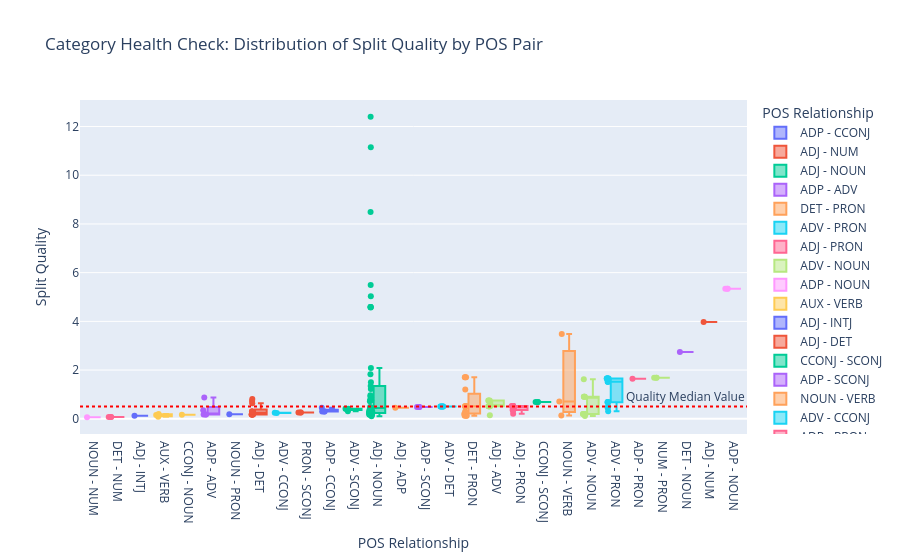

Notebook cell for this chart:
### Code cell
# 2. Create the POS Pair label for the X-axis
# This turns ('NOUN', 'ADJ') into "NOUN - ADJ"
df = pd.DataFrame(results)
df['pos_pair'] = df['poses_compared'].apply(lambda x: " - ".join(sorted(list(x))))
sq_thresh = df['split_quality_score'].median()
# 3. Generate the Category Health Box Plot
fig = px.box(
    df, 
    x="pos_pair", 
    y="split_quality_score", 
    points="all",           # Shows individual lemma dots
    hover_name="lemma",     # Lets you see which word is which dot
    color="pos_pair",
    title="Category Health Check: Distribution of Split Quality by POS Pair",
    labels={"pos_pair": "POS Relationship", "split_quality_score": "Split Quality"}
)

# Optional: Add a reference line at Quality = 1.0 (The "Ambiguity Line")
fig.add_hline(y=sq_thresh, line_dash="dot", line_color="red", annotation_text="Quality Median Value")
ordered_indices = df.groupby("pos_pair")["split_quality_score"].median().sort_values().index
fig.update_xaxes(categoryorder='array', categoryarray=ordered_indices)
fig.show()

### Figure 1 — Plotly figure (JSON) as saved in the notebook; plotly's stock layout.template omitted (floating-point values rounded to 4 significant figures)
{"data": [{"alignmentgroup": "True", "boxpoints": "all", "hovertemplate": "<b>%{hovertext}</b><br><br>POS Relationship=%{x}<br>Split Quality=%{y}<extra></extra>", "hovertext": ["/", "comme", "comme", "comme"], "legendgroup": "ADP - CCONJ", "marker": {"color": "#636efa"}, "name": "ADP - CCONJ", "notched": false, "offsetgroup": "ADP - CCONJ", "orientation": "v", "showlegend": true, "type": "box", "x": ["ADP - CCONJ", "ADP - CCONJ", "ADP - CCONJ", "ADP - CCONJ"], "x0": " ", "xaxis": "x", "y": [0.448, 0.295, 0.295, 0.295], "y0": " ", "yaxis": "y"}, {"alignmentgroup": "True", "boxpoints": "all", "hovertemplate": "<b>%{hovertext}</b><br><br>POS Relationship=%{x}<br>Split Quality=%{y}<extra></extra>", "hovertext": ["1er"], "legendgroup": "ADJ - NUM", "marker": {"color": "#EF553B"}, "name": "ADJ - NUM", "notched": false, "offsetgroup": "ADJ - NUM", "orientation": "v", "showlegend": true, "type": "box", "x": ["ADJ - NUM"], "x0": " ", "xaxis": "x", "y": [3.974], "y0": " ", "yaxis": "y"}, {"alignmentgroup": "True", "boxpoints": "all", "hovertemplate": "<b>%{hovertext}</b><br><br>POS Relationship=%{x}<br>Split Quality=%{y}<extra></extra>", "hovertext": ["allemand", "américain", "anglais", "arabe", "blanc", "britannique", "caractéristique", "chrétien", "courant", "critique", "droit", "espagnol", "essentiel", "extérieur", "fort", "fort", "fort", "français", "gauche", "grec", "général", "intérieur", "italien", "japonais", "jeune", "juif", "large", "latin", "long", "militaire", "mort", "moyen", "noir", "personnel", "physique", "plat", "policier", "politique", "professionnel", "public", "responsable", "romain", "roman", "scientifique", "second", "technique", "total", "vidéo", "voisin", "étranger"], "legendgroup": "ADJ - NOUN", "marker": {"color": "#00cc96"}, "name": "ADJ - NOUN", "notched": false, "offsetgroup": "ADJ - NOUN", "orientation": "v", "showlegend": true, "type": "box", "x": ["ADJ - NOUN", "ADJ - NOUN", "ADJ - NOUN", "ADJ - NOUN", "ADJ - NOUN", "ADJ - NOUN", "ADJ - NOUN", "ADJ - NOUN", "ADJ - NOUN", "ADJ - NOUN", "ADJ - NOUN", "ADJ - NOUN", "ADJ - NOUN", "ADJ - NOUN", "ADJ - NOUN", "ADJ - NOUN", "ADJ - NOUN", "ADJ - NOUN", "ADJ - NOUN", "ADJ - NOUN", "ADJ - NOUN", "ADJ - NOUN", "ADJ - NOUN", "ADJ - NOUN", "ADJ - NOUN", "ADJ - NOUN", "ADJ - NOUN", "ADJ - NOUN", "ADJ - NOUN", "ADJ - NOUN", "ADJ - NOUN", "ADJ - NOUN", "ADJ - NOUN", "ADJ - NOUN", "ADJ - NOUN", "ADJ - NOUN", "ADJ - NOUN", "ADJ - NOUN", "ADJ - NOUN", "ADJ - NOUN", "ADJ - NOUN", "ADJ - NOUN", "ADJ - NOUN", "ADJ - NOUN", "ADJ - NOUN", "ADJ - NOUN", "ADJ - NOUN", "ADJ - NOUN", "ADJ - NOUN", "ADJ - NOUN"], "x0": " ", "xaxis": "x", "y": [0.196, 0.171, 0.249, 0.187, 0.342, 0.171, 0.765, 1.224, 0.772, 5.036, 0.719, 0.223, 1.5, 1.827, 4.587, 4.587, 4.587, 0.199, 0.222, 0.298, 0.489, 0.874, 0.165, 0.362, 11.15, 0.304, 12.4, 0.964, 0.292, 0.167, 0.331, 0.866, 0.195, 0.91, 0.241, 2.087, 0.331, 1.35, 0.331, 0.457, 0.419, 0.235, 5.491, 0.107, 0.315, 4.568, 0.467, 0.265, 0.458, 8.494], "y0": " ", "yaxis": "y"}, {"alignmentgroup": "True", "boxpoints": "all", "hovertemplate": "<b>%{hovertext}</b><br><br>POS Relationship=%{x}<br>Split Quality=%{y}<extra></extra>", "hovertext": ["après", "avant", "avant", "avant", "depuis"], "legendgroup": "ADP - ADV", "marker": {"color": "#ab63fa"}, "name": "ADP - ADV", "notched": false, "offsetgroup": "ADP - ADV", "orientation": "v", "showlegend": true, "type": "box", "x": ["ADP - ADV", "ADP - ADV", "ADP - ADV", "ADP - ADV", "ADP - ADV"], "x0": " ", "xaxis": "x", "y": [0.353, 0.181, 0.181, 0.181, 0.87], "y0": " ", "yaxis": "y"}, {"alignmentgroup": "True", "boxpoints": "all", "hovertemplate": "<b>%{hovertext}</b><br><br>POS Relationship=%{x}<br>Split Quality=%{y}<extra></extra>", "hovertext": ["aucun", "ce", "certain", "certain", "certain", "plusieurs", "tout", "tout", "tout", "tout", "tout", "tout", "un", "un", "un"], "legendgroup": "DET - PRON", "marker": {"color": "#FFA15A"}, "name": "DET - PRON", "notched": false, "offsetgroup": "DET - PRON", "orientation": "v", "showlegend": true, "type": "box", "x": ["DET - PRON", "DET - PRON", "DET - PRON", "DET - PRON", "DET - PRON", "DET - PRON", "DET - PRON", "DET - PRON", "DET - PRON", "DET - PRON", "DET - PRON", "DET - PRON", "DET - PRON", "DET - PRON", "DET - PRON"], "x0": " ", "xaxis": "x", "y": [0.296, 0.195, 1.708, 1.708, 1.708, 1.199, 0.51, 0.51, 0.51, 0.51, 0.51, 0.51, 0.126, 0.126, 0.126], "y0": " ", "yaxis": "y"}, {"alignmentgroup": "True", "boxpoints": "all", "hovertemplate": "<b>%{hovertext}</b><br><br>POS Relationship=%{x}<br>Split Quality=%{y}<extra></extra>", "hovertext": ["autant", "beaucoup", "moins", "peu", "plus", "près", "que", "que", "que", "tout", "tout", "tout", "tout", "tout", "tout"], "legendgroup": "ADV - PRON", "marker": {"color": "#19d3f3"}, "name": "ADV - PRON", "notched": false, "offsetgroup": "ADV - PRON", "orientation": "v", "showlegend": true, "type": "box", "x": ["ADV - PRON", "ADV - PRON", "ADV - PRON", "ADV - PRON", "ADV - PRON", "ADV - PRON", "ADV - PRON", "ADV - PRON", "ADV - PRON", "ADV - PRON", "ADV - PRON", "ADV - PRON", "ADV - PRON", "ADV - PRON", "ADV - PRON"], "x0": " ", "xaxis": "x", "y": [0.691, 0.689, 0.5, 0.314, 0.676, 0.451, 1.519, 1.519, 1.519, 1.655, 1.655, 1.655, 1.655, 1.655, 1.655], "y0": " ", "yaxis": "y"}, {"alignmentgroup": "True", "boxpoints": "all", "hovertemplate": "<b>%{hovertext}</b><br><br>POS Relationship=%{x}<br>Split Quality=%{y}<extra></extra>", "hovertext": ["autre", "certain", "certain", "certain", "tout", "tout", "tout", "tout", "tout", "tout"], "legendgroup": "ADJ - PRON", "marker": {"color": "#FF6692"}, "name": "ADJ - PRON", "notched": false, "offsetgroup": "ADJ - PRON", "orientation": "v", "showlegend": true, "type": "box", "x": ["ADJ - PRON", "ADJ - PRON", "ADJ - PRON", "ADJ - PRON", "ADJ - PRON", "ADJ - PRON", "ADJ - PRON", "ADJ - PRON", "ADJ - PRON", "ADJ - PRON"], "x0": " ", "xaxis": "x", "y": [0.211, 0.359, 0.359, 0.359, 0.53, 0.53, 0.53, 0.53, 0.53, 0.53], "y0": " ", "yaxis": "y"}, {"alignmentgroup": "True", "boxpoints": "all", "hovertemplate": "<b>%{hovertext}</b><br><br>POS Relationship=%{x}<br>Split Quality=%{y}<extra></extra>", "hovertext": ["avant", "avant", "avant", "bien", "ensemble", "fort", "fort", "fort", "mal"], "legendgroup": "ADV - NOUN", "marker": {"color": "#B6E880"}, "name": "ADV - NOUN", "notched": false, "offsetgroup": "ADV - NOUN", "orientation": "v", "showlegend": true, "type": "box", "x": ["ADV - NOUN", "ADV - NOUN", "ADV - NOUN", "ADV - NOUN", "ADV - NOUN", "ADV - NOUN", "ADV - NOUN", "ADV - NOUN", "ADV - NOUN"], "x0": " ", "xaxis": "x", "y": [0.195, 0.195, 0.195, 0.907, 0.117, 0.901, 0.901, 0.901, 1.622], "y0": " ", "yaxis": "y"}, {"alignmentgroup": "True", "boxpoints": "all", "hovertemplate": "<b>%{hovertext}</b><br><br>POS Relationship=%{x}<br>Split Quality=%{y}<extra></extra>", "hovertext": ["avant", "avant", "avant"], "legendgroup": "ADP - NOUN", "marker": {"color": "#FF97FF"}, "name": "ADP - NOUN", "notched": false, "offsetgroup": "ADP - NOUN", "orientation": "v", "showlegend": true, "type": "box", "x": ["ADP - NOUN", "ADP - NOUN", "ADP - NOUN"], "x0": " ", "xaxis": "x", "y": [5.336, 5.336, 5.336], "y0": " ", "yaxis": "y"}, {"alignmentgroup": "True", "boxpoints": "all", "hovertemplate": "<b>%{hovertext}</b><br><br>POS Relationship=%{x}<br>Split Quality=%{y}<extra></extra>", "hovertext": ["avoir", "faire", "être"], "legendgroup": "AUX - VERB", "marker": {"color": "#FECB52"}, "name": "AUX - VERB", "notched": false, "offsetgroup": "AUX - VERB", "orientation": "v", "showlegend": true, "type": "box", "x": ["AUX - VERB", "AUX - VERB", "AUX - VERB"], "x0": " ", "xaxis": "x", "y": [0.158, 0.087, 0.196], "y0": " ", "yaxis": "y"}, {"alignmentgroup": "True", "boxpoints": "all", "hovertemplate": "<b>%{hovertext}</b><br><br>POS Relationship=%{x}<br>Split Quality=%{y}<extra></extra>", "hovertext": ["bref"], "legendgroup": "ADJ - INTJ", "marker": {"color": "#636efa"}, "name": "ADJ - INTJ", "notched": false, "offsetgroup": "ADJ - INTJ", "orientation": "v", "showlegend": true, "type": "box", "x": ["ADJ - INTJ"], "x0": " ", "xaxis": "x", "y": [0.125], "y0": " ", "yaxis": "y"}, {"alignmentgroup": "True", "boxpoints": "all", "hovertemplate": "<b>%{hovertext}</b><br><br>POS Relationship=%{x}<br>Split Quality=%{y}<extra></extra>", "hovertext": ["certain", "certain", "certain", "différent", "divers", "quel", "tel", "tout", "tout", "tout", "tout", "tout", "tout"], "legendgroup": "ADJ - DET", "marker": {"color": "#EF553B"}, "name": "ADJ - DET", "notched": false, "offsetgroup": "ADJ - DET", "orientation": "v", "showlegend": true, "type": "box", "x": ["ADJ - DET", "ADJ - DET", "ADJ - DET", "ADJ - DET", "ADJ - DET", "ADJ - DET", "ADJ - DET", "ADJ - DET", "ADJ - DET", "ADJ - DET", "ADJ - DET", "ADJ - DET", "ADJ - DET"], "x0": " ", "xaxis": "x", "y": [0.298, 0.298, 0.298, 0.73, 0.809, 0.244, 0.641, 0.178, 0.178, 0.178, 0.178, 0.178, 0.178], "y0": " ", "yaxis": "y"}, {"alignmentgroup": "True", "boxpoints": "all", "hovertemplate": "<b>%{hovertext}</b><br><br>POS Relationship=%{x}<br>Split Quality=%{y}<extra></extra>", "hovertext": ["comme", "comme", "comme"], "legendgroup": "CCONJ - SCONJ", "marker": {"color": "#00cc96"}, "name": "CCONJ - SCONJ", "notched": false, "offsetgroup": "CCONJ - SCONJ", "orientation": "v", "showlegend": true, "type": "box", "x": ["CCONJ - SCONJ", "CCONJ - SCONJ", "CCONJ - SCONJ"], "x0": " ", "xaxis": "x", "y": [0.692, 0.692, 0.692], "y0": " ", "yaxis": "y"}, {"alignmentgroup": "True", "boxpoints": "all", "hovertemplate": "<b>%{hovertext}</b><br><br>POS Relationship=%{x}<br>Split Quality=%{y}<extra></extra>", "hovertext": ["comme", "comme", "comme"], "legendgroup": "ADP - SCONJ", "marker": {"color": "#ab63fa"}, "name": "ADP - SCONJ", "notched": false, "offsetgroup": "ADP - SCONJ", "orientation": "v", "showlegend": true, "type": "box", "x": ["ADP - SCONJ", "ADP - SCONJ", "ADP - SCONJ"], "x0": " ", "xaxis": "x", "y": [0.487, 0.487, 0.487], "y0": " ", "yaxis": "y"}, {"alignmentgroup": "True", "boxpoints": "all", "hovertemplate": "<b>%{hovertext}</b><br><br>POS Relationship=%{x}<br>Split Quality=%{y}<extra></extra>", "hovertext": ["conseiller", "pouvoir", "savoir"], "legendgroup": "NOUN - VERB", "marker": {"color": "#FFA15A"}, "name": "NOUN - VERB", "notched": false, "offsetgroup": "NOUN - VERB", "orientation": "v", "showlegend": true, "type": "box", "x": ["NOUN - VERB", "NOUN - VERB", "NOUN - VERB"], "x0": " ", "xaxis": "x", "y": [3.479, 0.138, 0.706], "y0": " ", "yaxis": "y"}, {"alignmentgroup": "True", "boxpoints": "all", "hovertemplate": "<b>%{hovertext}</b><br><br>POS Relationship=%{x}<br>Split Quality=%{y}<extra></extra>", "hovertext": ["donc", "soit"], "legendgroup": "ADV - CCONJ", "marker": {"color": "#19d3f3"}, "name": "ADV - CCONJ", "notched": false, "offsetgroup": "ADV - CCONJ", "orientation": "v", "showlegend": true, "type": "box", "x": ["ADV - CCONJ", "ADV - CCONJ"], "x0": " ", "xaxis": "x", "y": [0.238, 0.25], "y0": " ", "yaxis": "y"}, {"alignmentgroup": "True", "boxpoints": "all", "hovertemplate": "<b>%{hovertext}</b><br><br>POS Relationship=%{x}<br>Split Quality=%{y}<extra></extra>", "hovertext": ["en"], "legendgroup": "ADP - PRON", "marker": {"color": "#FF6692"}, "name": "ADP - PRON", "notched": false, "offsetgroup": "ADP - PRON", "orientation": "v", "showlegend": true, "type": "box", "x": ["ADP - PRON"], "x0": " ", "xaxis": "x", "y": [1.641], "y0": " ", "yaxis": "y"}, {"alignmentgroup": "True", "boxpoints": "all", "hovertemplate": "<b>%{hovertext}</b><br><br>POS Relationship=%{x}<br>Split Quality=%{y}<extra></extra>", "hovertext": ["fort", "fort", "fort", "même", "tout", "tout", "tout", "tout", "tout", "tout"], "legendgroup": "ADJ - ADV", "marker": {"color": "#B6E880"}, "name": "ADJ - ADV", "notched": false, "offsetgroup": "ADJ - ADV", "orientation": "v", "showlegend": true, "type": "box", "x": ["ADJ - ADV", "ADJ - ADV", "ADJ - ADV", "ADJ - ADV", "ADJ - ADV", "ADJ - ADV", "ADJ - ADV", "ADJ - ADV", "ADJ - ADV", "ADJ - ADV"], "x0": " ", "xaxis": "x", "y": [0.75, 0.75, 0.75, 0.145, 0.515, 0.515, 0.515, 0.515, 0.515, 0.515], "y0": " ", "yaxis": "y"}, {"alignmentgroup": "True", "boxpoints": "all", "hovertemplate": "<b>%{hovertext}</b><br><br>POS Relationship=%{x}<br>Split Quality=%{y}<extra></extra>", "hovertext": ["h"], "legendgroup": "NOUN - NUM", "marker": {"color": "#FF97FF"}, "name": "NOUN - NUM", "notched": false, "offsetgroup": "NOUN - NUM", "orientation": "v", "showlegend": true, "type": "box", "x": ["NOUN - NUM"], "x0": " ", "xaxis": "x", "y": [0.061], "y0": " ", "yaxis": "y"}, {"alignmentgroup": "True", "boxpoints": "all", "hovertemplate": "<b>%{hovertext}</b><br><br>POS Relationship=%{x}<br>Split Quality=%{y}<extra></extra>", "hovertext": ["or"], "legendgroup": "CCONJ - NOUN", "marker": {"color": "#FECB52"}, "name": "CCONJ - NOUN", "notched": false, "offsetgroup": "CCONJ - NOUN", "orientation": "v", "showlegend": true, "type": "box", "x": ["CCONJ - NOUN"], "x0": " ", "xaxis": "x", "y": [0.162], "y0": " ", "yaxis": "y"}, {"alignmentgroup": "True", "boxpoints": "all", "hovertemplate": "<b>%{hovertext}</b><br><br>POS Relationship=%{x}<br>Split Quality=%{y}<extra></extra>", "hovertext": ["personne"], "legendgroup": "NOUN - PRON", "marker": {"color": "#636efa"}, "name": "NOUN - PRON", "notched": false, "offsetgroup": "NOUN - PRON", "orientation": "v", "showlegend": true, "type": "box", "x": ["NOUN - PRON"], "x0": " ", "xaxis": "x", "y": [0.191], "y0": " ", "yaxis": "y"}, {"alignmentgroup": "True", "boxpoints": "all", "hovertemplate": "<b>%{hovertext}</b><br><br>POS Relationship=%{x}<br>Split Quality=%{y}<extra></extra>", "hovertext": ["que", "que", "que"], "legendgroup": "PRON - SCONJ", "marker": {"color": "#EF553B"}, "name": "PRON - SCONJ", "notched": false, "offsetgroup": "PRON - SCONJ", "orientation": "v", "showlegend": true, "type": "box", "x": ["PRON - SCONJ", "PRON - SCONJ", "PRON - SCONJ"], "x0": " ", "xaxis": "x", "y": [0.254, 0.254, 0.254], "y0": " ", "yaxis": "y"}, {"alignmentgroup": "True", "boxpoints": "all", "hovertemplate": "<b>%{hovertext}</b><br><br>POS Relationship=%{x}<br>Split Quality=%{y}<extra></extra>", "hovertext": ["que", "que", "que", "si"], "legendgroup": "ADV - SCONJ", "marker": {"color": "#00cc96"}, "name": "ADV - SCONJ", "notched": false, "offsetgroup": "ADV - SCONJ", "orientation": "v", "showlegend": true, "type": "box", "x": ["ADV - SCONJ", "ADV - SCONJ", "ADV - SCONJ", "ADV - SCONJ"], "x0": " ", "xaxis": "x", "y": [0.414, 0.414, 0.414, 0.314], "y0": " ", "yaxis": "y"}, {"alignmentgroup": "True", "boxpoints": "all", "hovertemplate": "<b>%{hovertext}</b><br><br>POS Relationship=%{x}<br>Split Quality=%{y}<extra></extra>", "hovertext": ["son"], "legendgroup": "DET - NOUN", "marker": {"color": "#ab63fa"}, "name": "DET - NOUN", "notched": false, "offsetgroup": "DET - NOUN", "orientation": "v", "showlegend": true, "type": "box", "x": ["DET - NOUN"], "x0": " ", "xaxis": "x", "y": [2.739], "y0": " ", "yaxis": "y"}, {"alignmentgroup": "True", "boxpoints": "all", "hovertemplate": "<b>%{hovertext}</b><br><br>POS Relationship=%{x}<br>Split Quality=%{y}<extra></extra>", "hovertext": ["suivant"], "legendgroup": "ADJ - ADP", "marker": {"color": "#FFA15A"}, "name": "ADJ - ADP", "notched": false, "offsetgroup": "ADJ - ADP", "orientation": "v", "showlegend": true, "type": "box", "x": ["ADJ - ADP"], "x0": " ", "xaxis": "x", "y": [0.449], "y0": " ", "yaxis": "y"}, {"alignmentgroup": "True", "boxpoints": "all", "hovertemplate": "<b>%{hovertext}</b><br><br>POS Relationship=%{x}<br>Split Quality=%{y}<extra></extra>", "hovertext": ["tout", "tout", "tout", "tout", "tout", "tout"], "legendgroup": "ADV - DET", "marker": {"color": "#19d3f3"}, "name": "ADV - DET", "notched": false, "offsetgroup": "ADV - DET", "orientation": "v", "showlegend": true, "type": "box", "x": ["ADV - DET", "ADV - DET", "ADV - DET", "ADV - DET", "ADV - DET", "ADV - DET"], "x0": " ", "xaxis": "x", "y": [0.506, 0.506, 0.506, 0.506, 0.506, 0.506], "y0": " ", "yaxis": "y"}, {"alignmentgroup": "True", "boxpoints": "all", "hovertemplate": "<b>%{hovertext}</b><br><br>POS Relationship=%{x}<br>Split Quality=%{y}<extra></extra>", "hovertext": ["un", "un", "un"], "legendgroup": "DET - NUM", "marker": {"color": "#FF6692"}, "name": "DET - NUM", "notched": false, "offsetgroup": "DET - NUM", "orientation": "v", "showlegend": true, "type": "box", "x": ["DET - NUM", "DET - NUM", "DET - NUM"], "x0": " ", "xaxis": "x", "y": [0.073, 0.073, 0.073], "y0": " ", "yaxis": "y"}, {"alignmentgroup": "True", "boxpoints": "all", "hovertemplate": "<b>%{hovertext}</b><br><br>POS Relationship=%{x}<br>Split Quality=%{y}<extra></extra>", "hovertext": ["un", "un", "un"], "legendgroup": "NUM - PRON", "marker": {"color": "#B6E880"}, "name": "NUM - PRON", "notched": false, "offsetgroup": "NUM - PRON", "orientation": "v", "showlegend": true, "type": "box", "x": ["NUM - PRON", "NUM - PRON", "NUM - PRON"], "x0": " ", "xaxis": "x", "y": [1.685, 1.685, 1.685], "y0": " ", "yaxis": "y"}], "layout": {"annotations": [{"showarrow": false, "text": "Quality Median Value", "x": 1, "xanchor": "right", "xref": "x domain", "y": 0.5, "yanchor": "bottom", "yref": "y"}], "boxmode": "overlay", "legend": {"title": {"text": "POS Relationship"}, "tracegroupgap": 0}, "shapes": [{"line": {"color": "red", "dash": "dot"}, "type": "line", "x0": 0, "x1": 1, "xref": "x domain", "y0": 0.5, "y1": 0.5, "yref": "y"}], "title": {"text": "Category Health Check: Distribution of Split Quality by POS Pair"}, "xaxis": {"anchor": "y", "categoryarray": ["NOUN - NUM", "DET - NUM", "ADJ - INTJ", "AUX - VERB", "CCONJ - NOUN", "ADP - ADV", "NOUN - PRON", "ADJ - DET", "ADV - CCONJ", "PRON - SCONJ", "ADP - CCONJ", "ADV - SCONJ", "ADJ - NOUN", "ADJ - ADP", "ADP - SCONJ", "ADV - DET", "DET - PRON", "ADJ - ADV", "ADJ - PRON", "CCONJ - SCONJ", "NOUN - VERB", "ADV - NOUN", "ADV - PRON", "ADP - PRON", "NUM - PRON", "DET - NOUN", "ADJ - NUM", "ADP - NOUN"], "categoryorder": "array", "domain": [0, 1], "title": {"text": "POS Relationship"}}, "yaxis": {"anchor": "x", "domain": [0, 1], "title": {"text": "Split Quality"}}}}
